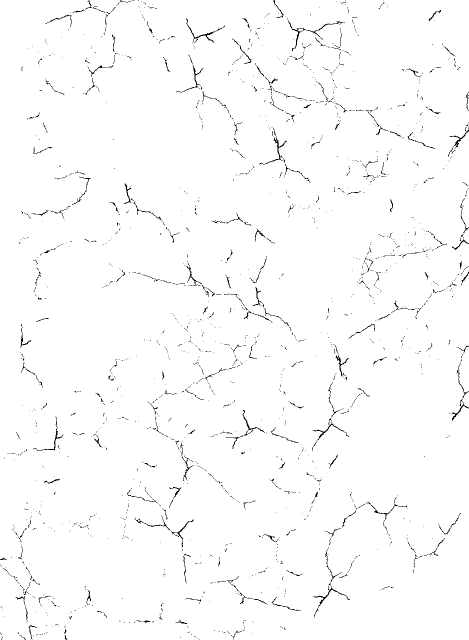
#> input picture img/crack_texture.png, 938 x 1280 px (shown at 1/2 size)
$ jupyter execute generate_damaged_data.ipynb
#> lines starting #> are read from the running program, lines starting #| are printed output that depends on the picture; after the words box and inside, x2 and y2 are one past the last pixel; in counts of white or black regions, pixels touching at a corner belong together
### Generate damaged custom MNIST dataset

이미지 연산을 이용한 custom MNIST 데이터셋 생성하기

1. Load texture image and font image
2. Find contours and crop digits image
3. Apply texture on digits image

[cell 1]
import cv2
import numpy as np
import matplotlib.pyplot as plt

Load and crop the texture image

텍스처 이미지 불러와서 자르기

[cell 2]
path = 'img/crack_texture.png'
mask = cv2.imread(path, 0)
#> mask: shape (1280, 938); 98.5% white; black in thin lines or dots
mask = mask[0:600, 200:800]
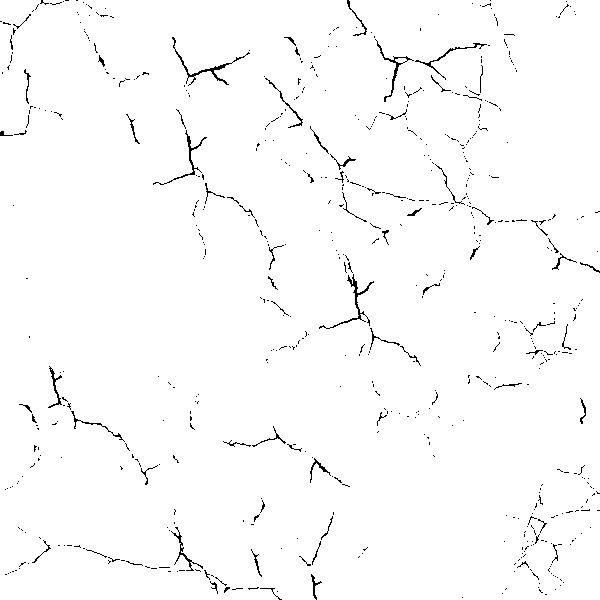
#> mask: shape (600, 600); 98.3% white; black in thin lines or dots
plt.imshow(mask)
print(mask.shape)
#| (600, 600)

Show cropped texture image size (30, 30)

[cell 3]
# show example texture image
size = 30
for i in range(3):
    y = i * size
    for j in range(10):
        x = j * size
        crop = mask[y:y+size, x:x+size]
        plt.subplot(3, 10, (i*10) + j + 1)
        plt.imshow(crop)
plt.show()
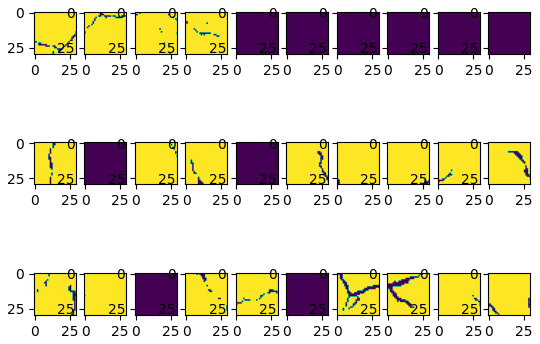
#> figure drawn by matplotlib, 30 panels

Load digits font image

숫자 이미지 불러오기

[cell 4]
path = 'img/font_13.png'
src = cv2.imread(path, 0)
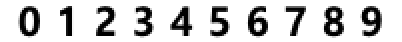
#> input picture img/font_13.png, 201 x 21 px (shown 2 times larger)
#> src is the input picture: shape (21, 201); min 0, max 255, mean 207.4
plt.imshow(src)

Crop digits and add border

숫자 이미지 추출하고 패딩 추가

[cell 5]
# threshold
_, dst = cv2.threshold(src, 127, 255, cv2.THRESH_OTSU)
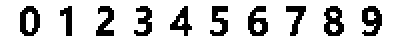
#> dst: shape (21, 201) (shown 2 times larger); 80.9% white; 10 black regions, largest, box (x1, y1, x2, y2) and area: (162, 3, 172, 18) 98, (181, 3, 191, 18) 96, (10, 3, 20, 18) 92
dst_inv = 255 - dst  # inverse
#> dst_inv: shape (21, 201); 19.1% white; 10 white regions

# findcontours
contours, _ = cv2.findContours(dst_inv, cv2.RETR_EXTERNAL, cv2.CHAIN_APPROX_SIMPLE)
#> contours = 10 contours; largest, box (x1, y1, x2, y2) and area: (10, 3, 20, 18) 108, (162, 3, 172, 18) 100, (181, 3, 191, 18) 87, (124, 3, 134, 18) 84, (85, 3, 96, 18) 64
digits_coordinate = []
for c in contours:
    x, y, w, h = cv2.boundingRect(c)
    digits_coordinate.append((x, y, w, h))
#> this loop made 10 passes
#> (x, w) on passes 1 to 10: (181, 10), (162, 10), (143, 10), (124, 10), (105, 9), (85, 11), (67, 9), (48, 9), (30, 6), (10, 10)
#> after the loop, digits_coordinate = [(181, 3, 10, 15), (162, 3, 10, 15), (143, 3, 10, 15), (124, 3, 10, 15), (105, 3, 9, 15), (85, 3, 11, 15), (67, 3, 9, 15), (48, 3, 9, 15), (30, 3, 6, 15), (10, 3, 10, 15)]

# sort by x
digits_coordinate.sort(key=lambda x:x[0])

# Add border on digits image before
digits_img = []
for i, d in enumerate(digits_coordinate):
    x, y, w, h = d
    digit = dst_inv[y:y+h, x:x+w]
    # calc padding
    h_pad = (size - h) >> 1
    w_pad = (size - w) >> 1
    # add white border
    border = cv2.copyMakeBorder(digit, h_pad, h_pad, w_pad, w_pad, cv2.BORDER_CONSTANT, None, 0)
    digits_img.append(border)
    plt.subplot(1, 10, i+1)
    plt.imshow(border)
#> this loop made 10 passes
#> (d, x, w, w_pad) on passes 1 to 10: ((10, 3, 10, 15), 10, 10, 10), ((30, 3, 6, 15), 30, 6, 12), ((48, 3, 9, 15), 48, 9, 10), ((67, 3, 9, 15), 67, 9, 10), ((85, 3, 11, 15), 85, 11, 9), ((105, 3, 9, 15), 105, 9, 10), ((124, 3, 10, 15), 124, 10, 10), ((143, 3, 10, 15), 143, 10, 10), ((162, 3, 10, 15), 162, 10, 10), ((181, 3, 10, 15), 181, 10, 10)
#> pass 1, `border = cv2.copyMakeBorder(digit, h_pad, h_pad, w_pad, w_pad, cv2.BOR..`:
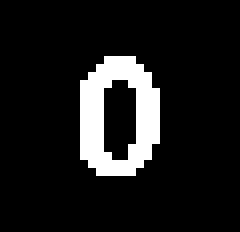
#> border: shape (29, 30) (shown 8 times larger); 10.6% white; 1 white region, box (x1, y1, x2, y2) and area: (10, 7, 20, 22) 92
#> pass 2, `border = cv2.copyMakeBorder(digit, h_pad, h_pad, w_pad, w_pad, cv2.BOR..`:
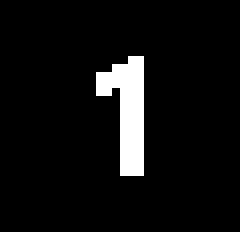
#> border: shape (29, 30) (shown 8 times larger); 6.1% white; 1 white region, box (x1, y1, x2, y2) and area: (12, 7, 18, 22) 53
#> pass 3, `border = cv2.copyMakeBorder(digit, h_pad, h_pad, w_pad, w_pad, cv2.BOR..`:
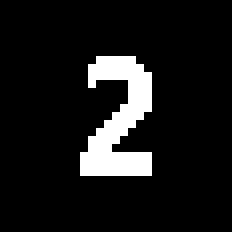
#> border: shape (29, 29) (shown 8 times larger); 9.5% white; 1 white region, box (x1, y1, x2, y2) and area: (10, 7, 19, 22) 80
#> after the loop, digits_img = 10 items
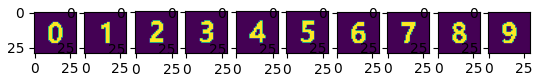
#> figure drawn by matplotlib, 10 panels

Add texture mask on digits image

- numpy로 계산하면 255를 넘는 값은 다시 0부터 카운팅 (오버플로)

- cv2.add() 를 사용하면 255를 넘는 값 모든 값은 255로 반환

- cv2.subtract()는 반대로 0보다 작은 값은 0으로 반환

[cell 6]
# test
digits_len = len(digits_img)
#> digits_len = 10
cnt = 10 # MAX VAL =  600/size
for i in range(cnt):
    p = i * size
    m = mask[p:p+size, p:p+size] # crop
    for j in range(digits_len):
        # add operation
        resized = cv2.resize(digits_img[j], (30, 30))
        masked = cv2.add((255 - m), resized) # inverse
        # show
        num = i * digits_len + j + 1
        # save
        # cv2.imwrite('output/img_'+str(num)+'.png', masked)
        plt.subplot(cnt, digits_len, num)
        plt.imshow(masked, cmap='gray')
#> this loop made 10 passes
#> pass 1, `m = mask[p:p+size, p:p+size]`:
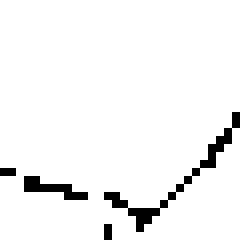
#> m: shape (30, 30) (shown 8 times larger); 95.4% white; black in thin lines or dots, all inside (x1, y1, x2, y2) = (0, 14, 30, 30)
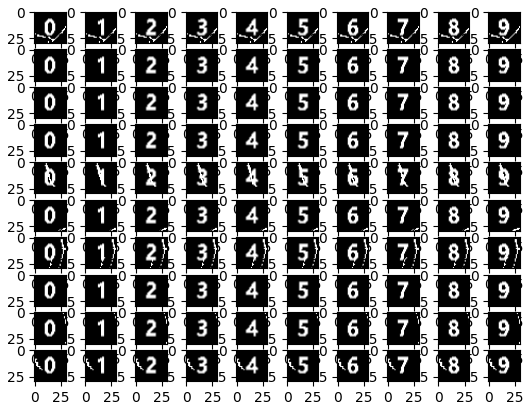
#> figure drawn by matplotlib, 100 panels
